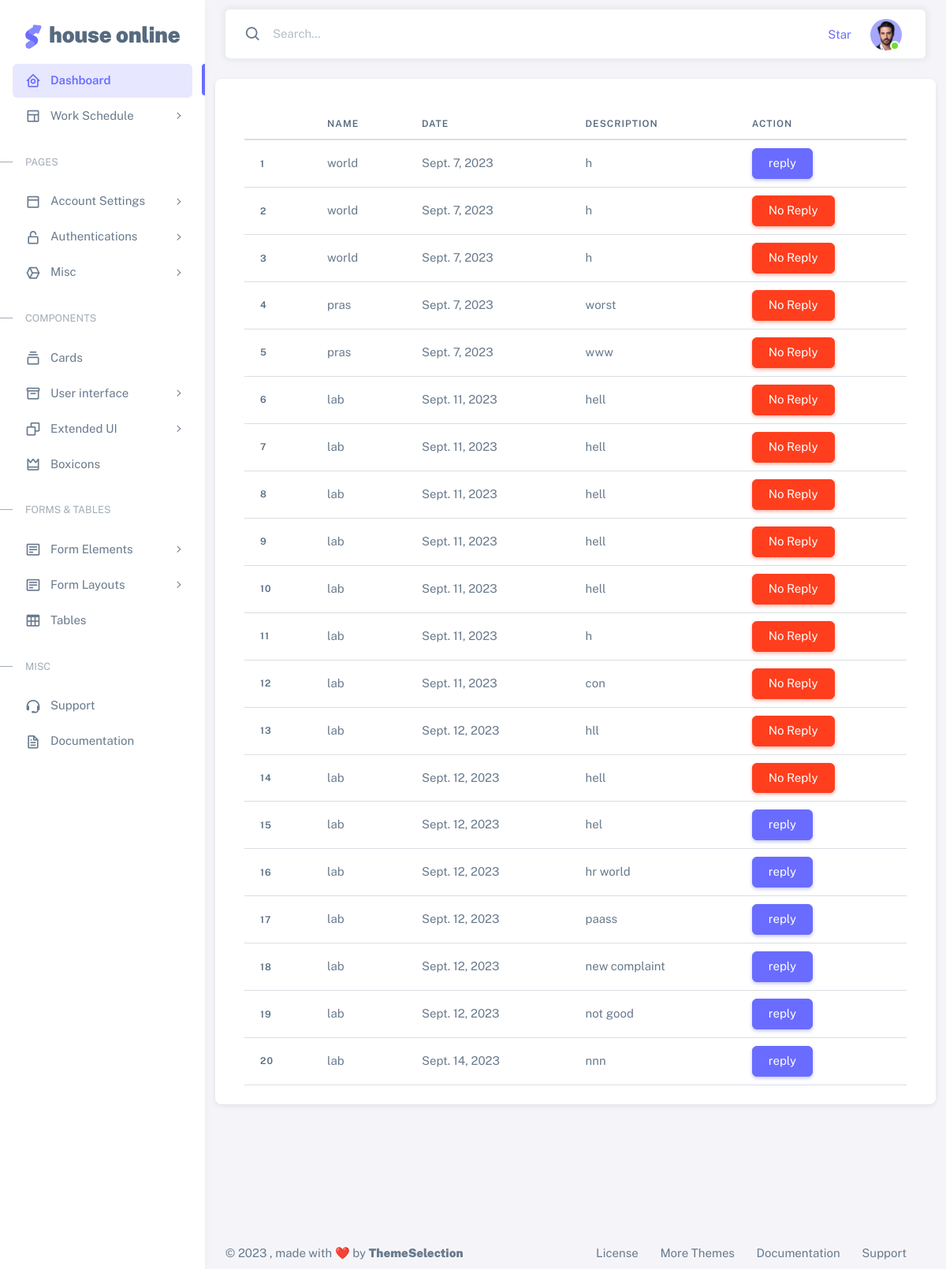
Screenshot of /View_complaint (signed in) with the database file from the repository.
### app1/models.py (models this page shows)
class Complaint(models.Model):
   user = models.ForeignKey(Login, on_delete= models.CASCADE)
   date = models.DateField(default=datetime.now)
   content = models.CharField(max_length=200, null=True)
   reply = models.CharField(max_length=200,null=True,blank=True)

class Login(AbstractUser):
    is_Customer=models.BooleanField(default=False)
    is_Worker = models.BooleanField(default=False)

### app1/views.py (the view)
# urls.py: path('View_complaint', views.View_complaint, name='View_complaint'),
@login_required(login_url='login_view')
def View_complaint(request):
    obj= Complaint.objects.all()
    return render(request, 'admintemp/View_complaint.html', {'obj': obj})

### templates/admintemp/View_complaint.html (shortened to what this page needs)
{% extends 'admintemp/index.html'%}
{% load crispy_forms_tags %}
{%  block content %}
<div class="card" style="width: 70rem;">
  <div class="card-body">
        <table class ='table'>
            <thead>
            <tr>
                <th scope="col"></th>
                <th>NAME</th>
                <th>Date</th>
                <th>Description</th>
                <th>Action</th>
            </tr>
            </thead>
            <tbody>
            {% for i in obj %}
            <tr>
                <th scope="row">{{forloop.counter}}</th>
                <td>{{i.user}}</td>
                <td>{{i.date}}</td>
                <td>{{i.content}}</td>
                <td>
                    {% if i.reply == None %}
                    <a href="{% url 'reply_complaint' i.id%}" class="btn btn-danger" tabindex="-1" role="button" aria-disabled="true">No Reply</a>
                    {% else %}
                    <a href="{% url 'reply_complaint' i.id%}" class="btn btn-primary" tabindex="-1" role="button" aria-disabled="true">reply</a>
                    {% endif %}
                </td>
            </tr>
            {% endfor %}
            </tbody>
        </table>
        </div>
</div>
{% endblock %}

### rows the page displays
Complaint: user "world", date "Sept. 7, 2023", content "h", reply "reply"
Complaint: user "world", date "Sept. 7, 2023", content "h", shows "No Reply"
Complaint: user "world", date "Sept. 7, 2023", content "h", shows "No Reply"
Complaint: user "pras", date "Sept. 7, 2023", content "worst", shows "No Reply"
Complaint: user "pras", date "Sept. 7, 2023", content "www", shows "No Reply"
Complaint: user "lab", date "Sept. 11, 2023", content "hell", shows "No Reply"
Complaint: user "lab", date "Sept. 11, 2023", content "hell", shows "No Reply"
Complaint: user "lab", date "Sept. 11, 2023", content "hell", shows "No Reply"
Complaint: user "lab", date "Sept. 11, 2023", content "hell", shows "No Reply"
Complaint: user "lab", date "Sept. 11, 2023", content "hell", shows "No Reply"
Complaint: user "lab", date "Sept. 11, 2023", content "h", shows "No Reply"
Complaint: user "lab", date "Sept. 11, 2023", content "con", shows "No Reply"
Complaint: user "lab", date "Sept. 12, 2023", content "hll", shows "No Reply"
Complaint: user "lab", date "Sept. 12, 2023", content "hell", shows "No Reply"
Complaint: user "lab", date "Sept. 12, 2023", content "hel", shows "reply"
Complaint: user "lab", date "Sept. 12, 2023", content "hr world", reply "reply"
Complaint: user "lab", date "Sept. 12, 2023", content "paass", reply "reply"
Complaint: user "lab", date "Sept. 12, 2023", content "new complaint", reply "reply"
Complaint: user "lab", date "Sept. 12, 2023", content "not good", reply "reply"
Complaint: user "lab", date "Sept. 14, 2023", content "nnn", shows "reply"
